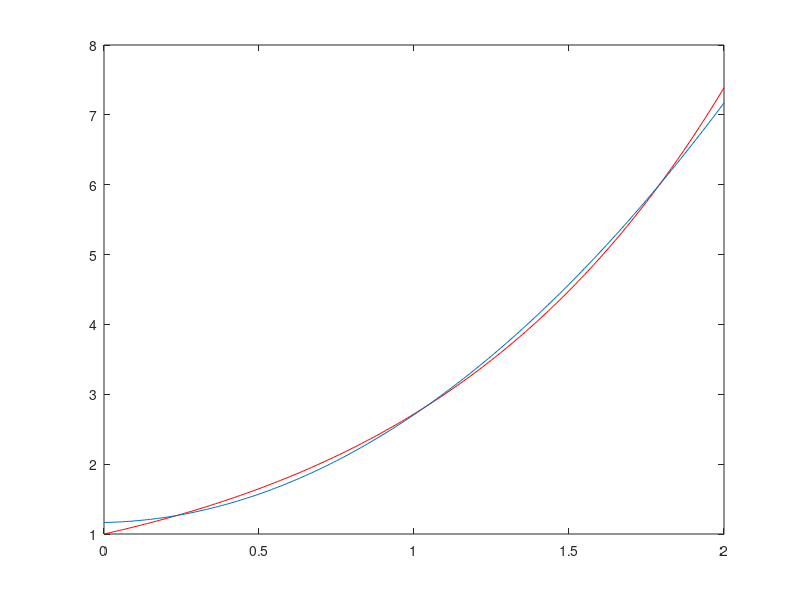

This figure's MATLAB source:
v=0:0.01:2;
e=exp(v);
Y=e';
N=size(v);
phi=ones(N(2),3); %3 din cauza ca este functia de ondinul 2, la proiect trebuie sa reglam onrdinul intre 2-3 (cred)
for i=1:N(2)
  phi(i,:)=[v(i)^2 v(i) 1];
end

size(phi)
size(Y)
theta=phi\Y  %nu puem sa folosim \

f=[theta(1) theta(2) theta(3)];
a=polyval(f,v);
plot(v,e,'r',v,a);
